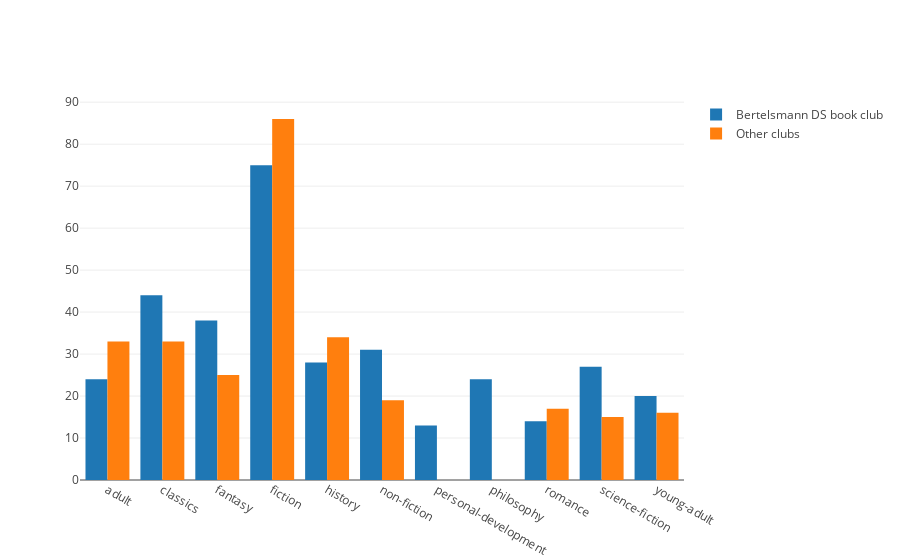

The notebook cell this image was saved under:
### Markdown cell above
And we can finally plot that:

### Code cell
clubs = ['Bertelsmann DS book club', 'Other clubs']
genres_list.sort()
trace1 = go.Bar(
    x=genres_list,
    y=list(bert_list),
    name=clubs[0])
trace2 = go.Bar(
    x=genres_list,
    y=list(nonbert_list),
    name=clubs[1])
data = [trace1, trace2]
layout = go.Layout(
    barmode='group'
)

fig = go.Figure(data=data, layout=layout)
iplot(fig, filename='grouped-bar',config={'showLink': False})

# show image result because Github doesn't render plotly figures 
Image(url='final_barplot.png')

### Figure 1 — Plotly figure (JSON) as saved in the notebook; plotly's stock layout.template omitted (floating-point values rounded to 4 significant figures)
{"data": [{"name": "Bertelsmann DS book club", "type": "bar", "uid": "5e2061b2-90cf-11e8-8983-0209357db094", "x": ["adult", "classics", "fantasy", "fiction", "history", "non-fiction", "personal-development", "philosophy", "romance", "science-fiction", "young-adult"], "y": [24, 44, 38, 75, 28, 31, 13, 24, 14, 27, 20]}, {"name": "Other clubs", "type": "bar", "uid": "5e2061b3-90cf-11e8-8983-0209357db094", "x": ["adult", "classics", "fantasy", "fiction", "history", "non-fiction", "personal-development", "philosophy", "romance", "science-fiction", "young-adult"], "y": [33, 33, 25, 86, 34, 19, 0, 0, 17, 15, 16]}], "layout": {"barmode": "group"}}
